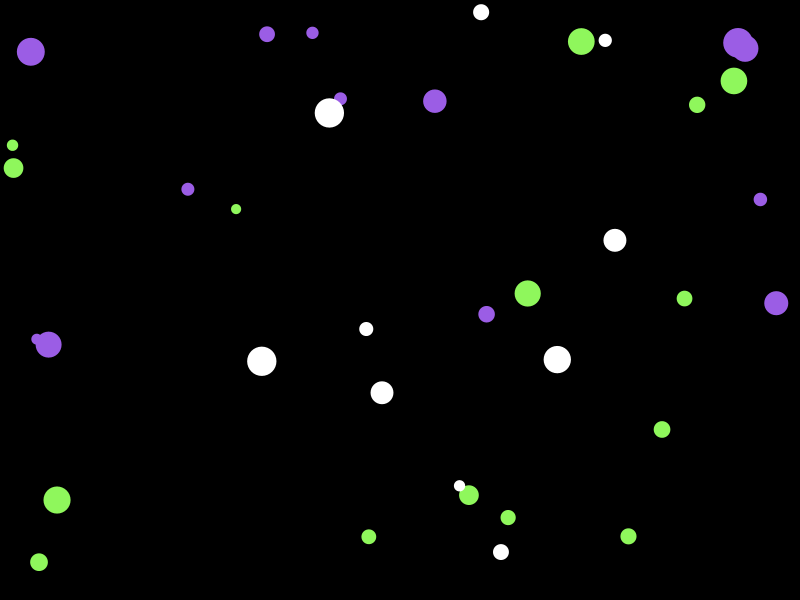
Frame 1 (no input)
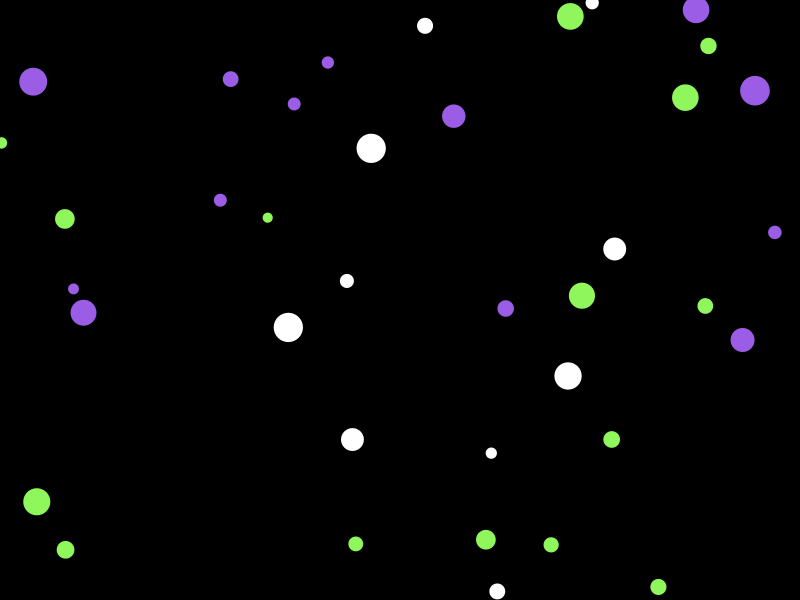
Frame 60 (the mouse pressed at the canvas centre just before this capture)
Frame 120 (the mouse held since frame 60 and released just before this capture): identical to frame 60, image omitted

The Processing sketch that drew these frames (run headless with seeded random() and noise(); from frame 60 on, the mouse is pressed at the canvas centre):

// Processing sketch: pattern23n
// ── pattern23n.pde
int numParticles = 50;
Particle[] particles = new Particle[numParticles];
color[] moleculeColors = { #FFFFFF, #000000, #9B5DE5, #8FF75C };

void setup() {
  size(800, 600);
  frameRate(30);

  for (int i = 0; i < numParticles; i++) {
    particles[i] = new Particle(random(width), random(height));
  }
}

void draw() {
  background(0, 10); 

  for (int i = 0; i < numParticles; i++) {
    Particle p = particles[i];
    p.update();
    p.display();
  }
}

void mousePressed() {
  for (int i = 0; i < numParticles; i++) {
    particles[i].explode(mouseX, mouseY);
  }
}

class Particle {
  float x, y;
  float xSpeed, ySpeed;
  float size;
  color moleculeColor;
  boolean exploding = false;

  Particle(float x, float y) {
    this.x = x;
    this.y = y;
    this.xSpeed = random(-1, 1);
    this.ySpeed = random(-1, 1);
    this.size = random(10, 30);
    this.moleculeColor = moleculeColors[int(random(moleculeColors.length))];
  }

  void update() {
    if (!exploding) {
      x += xSpeed;
      y += ySpeed;

      if (x < 0 || x > width) {
        xSpeed *= -1;
      }
      if (y < 0 || y > height) {
        ySpeed *= -1;
      }
    }
  }

  void display() {
    noStroke();
    fill(moleculeColor);
    ellipse(x, y, size, size);
  }

  void explode(float targetX, float targetY) {
    exploding = true;
    float angle = atan2(targetY - y, targetX - x);
    xSpeed = cos(angle) * random(5, 10);
    ySpeed = sin(angle) * random(5, 10);
  }
}
